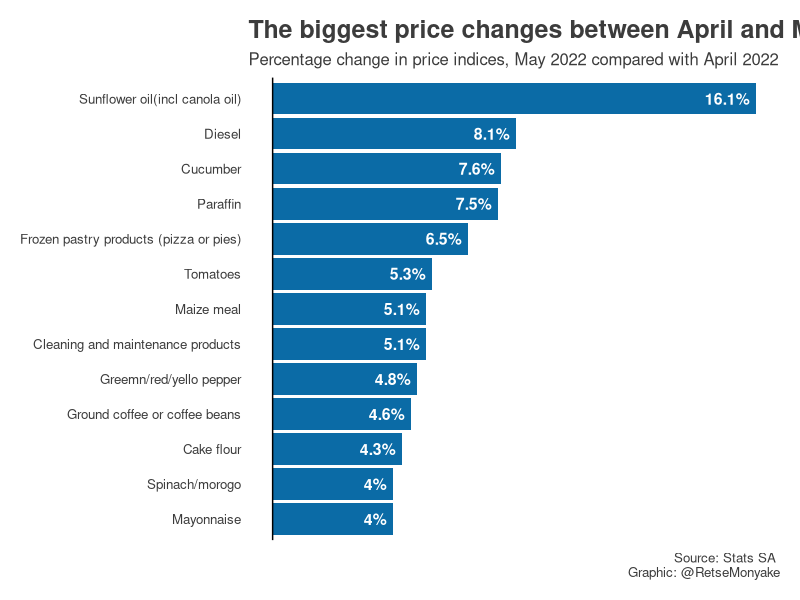
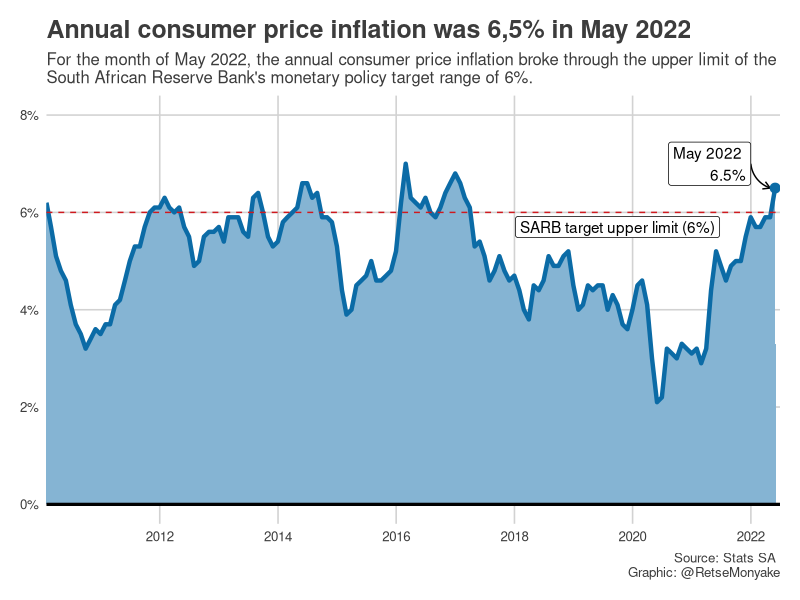
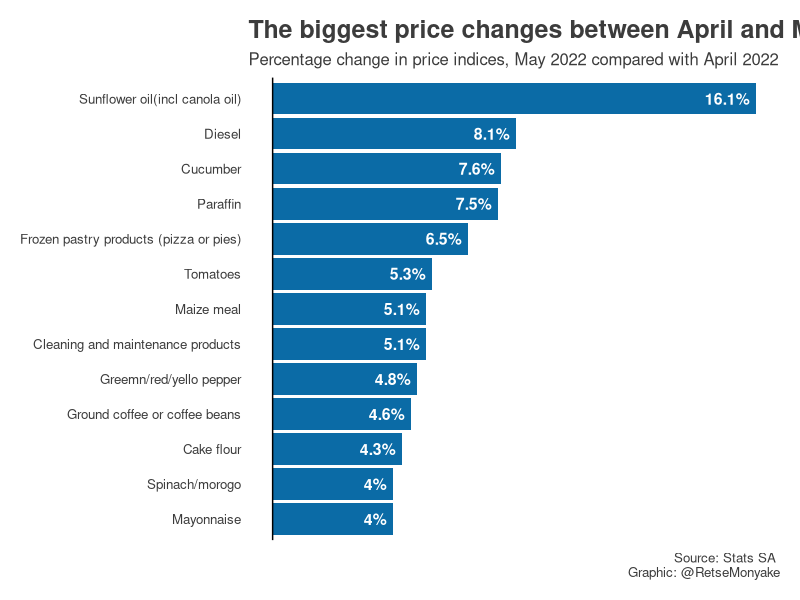

Write R code to recreate these figures, in order.
library(tidyverse)
library(lubridate)
library(ggthemes)

# load the data
inflation <- read_csv('inflation-whats-rising-the-most/South African CPI headline year-on-year rates.csv')

# data wrangling
inflation <- inflation %>% 
  pivot_longer(
    cols = !Year,
    names_to = "Month",
    values_to = "inflation_rate"
  ) %>% 
  mutate(
    date = ym(paste0(Year,"-", Month)),
    date = ceiling_date(date, "month") - days(1)
  ) %>% 
  filter(!is.na(inflation_rate)) %>% 
  select(date, inflation_rate)

# plot
plt <- inflation %>% 
  ggplot(aes(x = date, y = inflation_rate)) + 
  geom_area(fill = "#85b4d3") +
  geom_line(color = "#0b6ba6", size = 1.5) +
  scale_x_date(
    limits = c(as.Date("2010-01-31"), as.Date("2022-06-30")),
    expand = c(0, 0)
  ) + 
  geom_hline(yintercept = 6, linetype="dashed", color = "#cf191e") +
  scale_y_continuous(
    limits = c(0, 8),
    labels = scales::percent_format(scale = 1)
  ) +
  geom_hline(yintercept = 0, size = 1.1) + 
  labs(
    title = "Annual consumer price inflation was 6,5% in May 2022",
    subtitle = "For the month of May 2022, the annual consumer price inflation broke through the upper limit of the \nSouth African Reserve Bank's monetary policy target range of 6%.",
    caption = "Source: Stats SA \n Graphic: @RetseMonyake"
  ) +
  annotate(
    geom = "curve", x = as.Date('2021-12-31'), y = 7, xend = as.Date('2022-04-30'), yend = 6.5, 
    curvature = .3, arrow = arrow(length = unit(2, "mm"))
  ) +
  annotate('point', x = as.Date('2022-05-31'), y = 6.5, color = "#0b6ba6", size=3) +
  annotate('label', x = as.Date('2021-12-31'), y = 7, label = "May 2022 \n6.5%", hjust = "right") + 
  annotate('label', x = as.Date('2019-09-30'), y = 5.7, label = "SARB target upper limit (6%)") +
  theme_fivethirtyeight() + 
  theme(panel.background = element_rect(fill = "#ffffff"),
        plot.background = element_rect(fill = "#ffffff"),
        panel.grid.minor = element_blank())

# save plot  
ggsave('inflation_plot.png')

# what's rising the most?

item_data <- read_csv("inflation-whats-rising-the-most/item inflation.csv")

# plot
item_data %>%
  mutate(
    inflation_perc = paste0(Inflation, "%"), 
    Items = factor(Items)
  ) %>% 
  ggplot(aes(x = Inflation, y = reorder(Items, Inflation))) + 
  geom_col(fill = "#0b6ba6") +
  geom_text(
    aes(label = inflation_perc), 
    hjust = 1, nudge_x = -0.2,
    color = "white",
    size = 4, fontface = "bold"
  ) +
  geom_vline(xintercept = 0) + 
  labs(
    title = "The biggest price changes between April and May",
    subtitle = "Percentage change in price indices, May 2022 compared with April 2022",
    caption = "Source: Stats SA \n Graphic: @RetseMonyake"
  ) + 
  theme_fivethirtyeight() + 
  theme(panel.background = element_rect(fill = "#ffffff"),
        plot.background = element_rect(fill = "#ffffff"),
        panel.grid.major = element_blank(),
        panel.grid.minor = element_blank(),
        axis.text.x = element_blank(),
        panel.border = element_blank())

# save plot
ggsave('item_inflation_plot.png')
